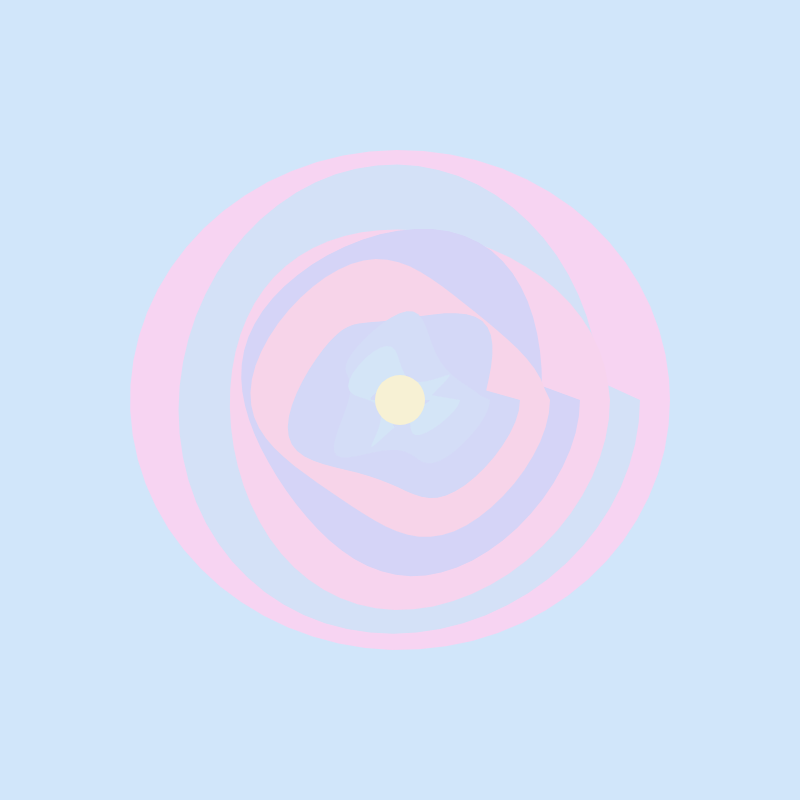
Frame 1 (no input)
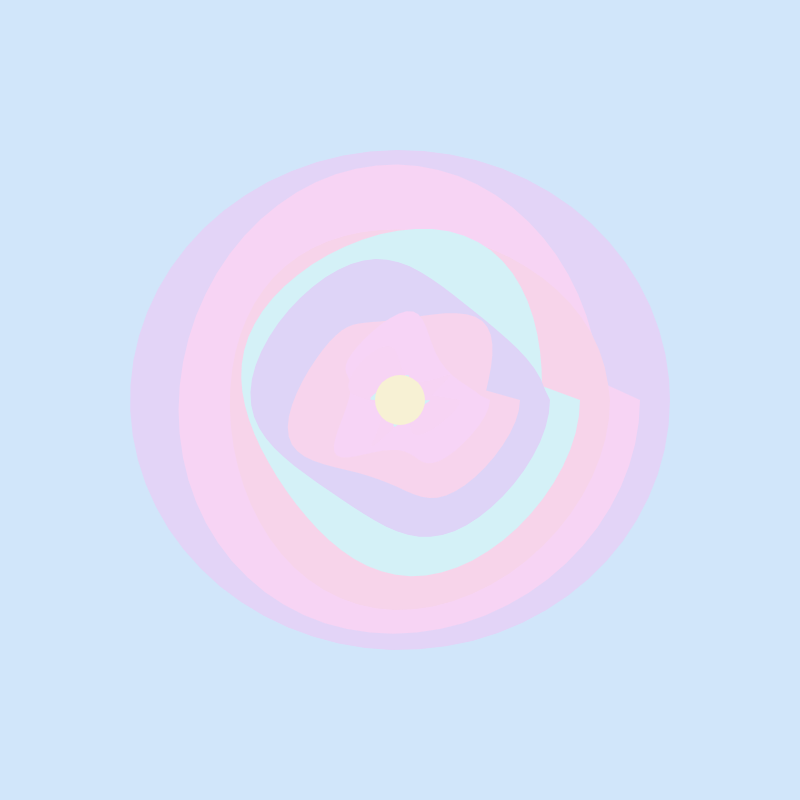
Frame 2 (the mouse pressed at the canvas centre, redrawn once)

The p5.js sketch that drew these frames (run headless with seeded random() and noise() and a simulated clock; the mouse was pressed at the canvas centre and the sketch redrawn once):

// p5.js sketch
// ── sketch.js
const PI = 4;
function setup() {
  createCanvas(800, 800);
  noLoop();
  colorMode(HSL, 360, 100, 100); // use HSL for easy pastel color creation
  noStroke();
}
function draw() {
  background(210, 80, 90); // pastel lavender background
  translate(width / 2, height / 2); // center the shapes
  // draw concentric shapes with distorted circular patterns
  for (let r = 250; r > 0; r -= 30) {
    let distortion = map(r, 250, 0, 0, PI); // increase distortion as radius decreases
    fill(random(180, 360), 70, 90); // generate pastel hues
    beginShape();
    for (let a = 0; a < TWO_PI; a += 0.1) {
      // distorted circle
      let x = (r + cos(a * distortion) * 20) * cos(a);
      let y = (r + sin(a * distortion) * 20) * sin(a);
      vertex(x, y);
    }
    endShape(CLOSE);
  }
  // add a central element for focus
  fill(50, 70, 90); // soft pastel yellow
  ellipse(0, 0, 50, 50); // small central circle
}
